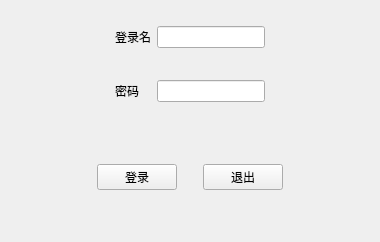
<?xml version="1.0" encoding="UTF-8"?>
<ui version="4.0">
 <class>Widget</class>
 <widget class="QWidget" name="Widget">
  <property name="geometry">
   <rect>
    <x>0</x>
    <y>0</y>
    <width>380</width>
    <height>242</height>
   </rect>
  </property>
  <property name="minimumSize">
   <size>
    <width>0</width>
    <height>0</height>
   </size>
  </property>
  <property name="maximumSize">
   <size>
    <width>16777215</width>
    <height>16777215</height>
   </size>
  </property>
  <property name="windowTitle">
   <string>登录窗口</string>
  </property>
  <layout class="QVBoxLayout" name="verticalLayout">
   <item>
    <widget class="QWidget" name="widget" native="true">
     <layout class="QGridLayout" name="gridLayout">
      <item row="0" column="3">
       <spacer name="horizontalSpacer_4">
        <property name="orientation">
         <enum>Qt::Horizontal</enum>
        </property>
        <property name="sizeHint" stdset="0">
         <size>
          <width>40</width>
          <height>20</height>
         </size>
        </property>
       </spacer>
      </item>
      <item row="2" column="1">
       <widget class="QLabel" name="label_2">
        <property name="text">
         <string>密码</string>
        </property>
       </widget>
      </item>
      <item row="0" column="1">
       <widget class="QLabel" name="label">
        <property name="text">
         <string>登录名</string>
        </property>
       </widget>
      </item>
      <item row="2" column="2">
       <widget class="QLineEdit" name="lineEdit_2">
        <property name="echoMode">
         <enum>QLineEdit::Password</enum>
        </property>
       </widget>
      </item>
      <item row="0" column="0">
       <spacer name="horizontalSpacer_3">
        <property name="orientation">
         <enum>Qt::Horizontal</enum>
        </property>
        <property name="sizeHint" stdset="0">
         <size>
          <width>40</width>
          <height>20</height>
         </size>
        </property>
       </spacer>
      </item>
      <item row="0" column="2">
       <widget class="QLineEdit" name="lineEdit"/>
      </item>
      <item row="1" column="2">
       <spacer name="verticalSpacer">
        <property name="orientation">
         <enum>Qt::Vertical</enum>
        </property>
        <property name="sizeType">
         <enum>QSizePolicy::Fixed</enum>
        </property>
        <property name="sizeHint" stdset="0">
         <size>
          <width>20</width>
          <height>20</height>
         </size>
        </property>
       </spacer>
      </item>
     </layout>
    </widget>
   </item>
   <item>
    <widget class="QWidget" name="widget_3" native="true">
     <layout class="QHBoxLayout" name="horizontalLayout_3">
      <item>
       <spacer name="horizontalSpacer">
        <property name="orientation">
         <enum>Qt::Horizontal</enum>
        </property>
        <property name="sizeHint" stdset="0">
         <size>
          <width>40</width>
          <height>20</height>
         </size>
        </property>
       </spacer>
      </item>
      <item>
       <widget class="QPushButton" name="pushButton">
        <property name="text">
         <string>登录</string>
        </property>
       </widget>
      </item>
      <item>
       <spacer name="horizontalSpacer_5">
        <property name="orientation">
         <enum>Qt::Horizontal</enum>
        </property>
        <property name="sizeType">
         <enum>QSizePolicy::Fixed</enum>
        </property>
        <property name="sizeHint" stdset="0">
         <size>
          <width>20</width>
          <height>20</height>
         </size>
        </property>
       </spacer>
      </item>
      <item>
       <widget class="QPushButton" name="pushButton_2">
        <property name="text">
         <string>退出</string>
        </property>
       </widget>
      </item>
      <item>
       <spacer name="horizontalSpacer_2">
        <property name="orientation">
         <enum>Qt::Horizontal</enum>
        </property>
        <property name="sizeHint" stdset="0">
         <size>
          <width>40</width>
          <height>20</height>
         </size>
        </property>
       </spacer>
      </item>
     </layout>
    </widget>
   </item>
  </layout>
 </widget>
 <resources/>
 <connections/>
</ui>
